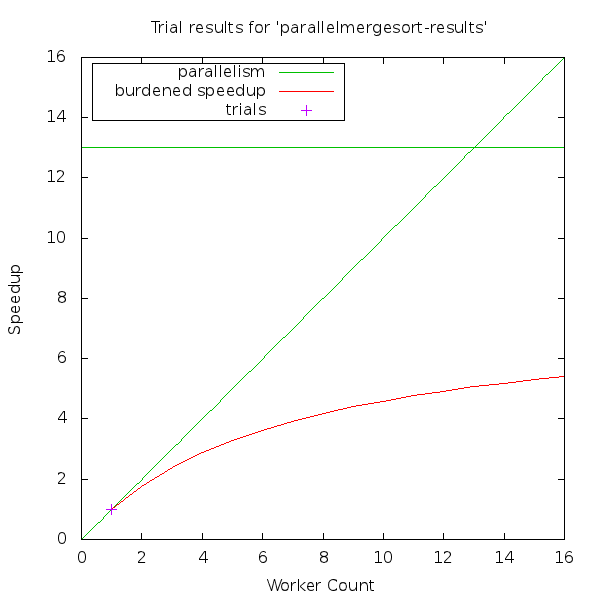

Write gnuplot code to recreate this figure.
set terminal png size 600, 600
set output "parallelmergesort-results.png"
set datafile separator ","
set size square 1.0, 1.0
set title "Trial results for 'parallelmergesort-results'"
set xlabel "Worker Count" 
set ylabel "Speedup" 
set key left top box
set pointsize 1.8
plot [0:16] [0:16] x title "parallelism" lt 2, 13.01324 notitle lt 2, "parallelmergesort-results.csv" using 1:2 title "burdened speedup" with lines lt 1, "parallelmergesort-results.csv" using 1:4 with points pt 1 title "trials"
